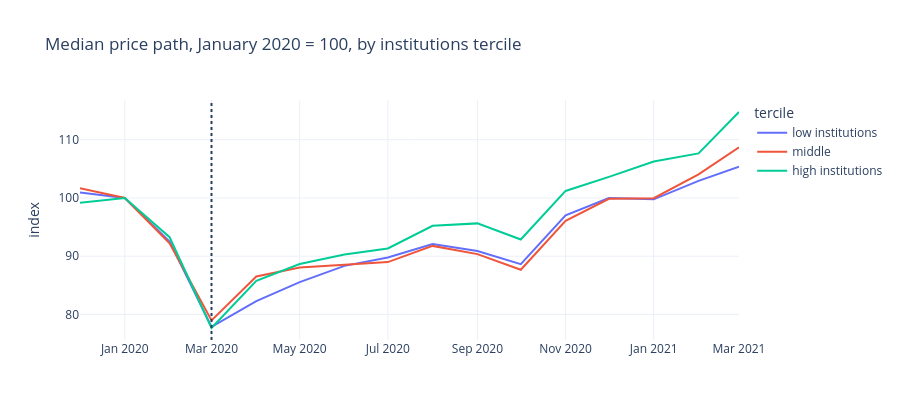

The notebook cell saved with this chart:
### Markdown cell above
## 1 · The crash in the data
Median price path of listed companies in countries with high, middle and low institutions (terciles of the 2019 institutions index), January 2020 = 100.

### Code cell
P = pd.read_parquet(ROOT / "data" / "flat" / "prices_monthly.parquet")
P = P.pivot(index="month", columns="ticker", values="adj_close")
comp = q("SELECT company_id, source_key AS ticker, iso3, sector, market_cap FROM dim_company WHERE source_id = 'YF'")
comp["sector"] = comp.sector.fillna("Unknown"); comp["size_rank"] = comp.groupby("iso3").market_cap.rank(pct=True)
lag = prep.country_year_lagged(country)
l20 = lag[lag.year == 2020].set_index("iso3")
comp = comp.join(l20[["inst_z", "dev_z", "gdp_growth_z", "gov_debt_gdp_z", "private_credit_gdp_z", "trade_gdp_z"]], on="iso3")
comp = comp[comp.ticker.isin(P.columns)].set_index("ticker")
m = lambda s: pd.Timestamp(s)
def window(a, b):
    return (P.loc[m(b)] / P.loc[m(a)] - 1) * 100
comp["crash"] = window("2020-01-01", "2020-03-01")             # end Jan -> end Mar 2020
comp["crash_feb"] = window("2020-02-01", "2020-03-01")         # end Feb -> end Mar (cleaner, shorter)
comp["crash_apr"] = window("2020-01-01", "2020-04-01")         # to end April
comp["recovery"] = window("2020-03-01", "2020-12-01")          # end Mar -> end Dec 2020
for c in ["crash", "crash_feb", "crash_apr", "recovery"]:
    lo, hi = comp[c].quantile(prep.WINSOR); comp[c] = comp[c].clip(lo, hi)
comp = comp.reset_index()
comp["tercile"] = pd.qcut(comp.inst_z, 3, labels=["low institutions", "middle", "high institutions"])
base = P.loc[m("2020-01-01")]
path = (P.loc["2019-12-01":"2021-03-01"] / base * 100).stack().rename("idx").reset_index().merge(comp[["ticker", "tercile"]], on="ticker")
path = path.groupby(["month", "tercile"], observed=True).idx.median().unstack()
fig = px.line(path, title="Median price path, January 2020 = 100, by institutions tercile", labels={"value": "index", "month": ""}); fig.add_vline(x=pd.Timestamp("2020-03-01"), line_dash="dot")
fig.update_layout(height=420); fig.show()
print(f"{comp.crash.notna().sum():,} companies with prices in Jan and Mar 2020, in {comp.dropna(subset=['crash']).iso3.nunique()} countries. Median crash {comp.crash.median():.1f}%, recovery to December {comp.recovery.median():.1f}%.")

### Figure 1 — Plotly figure (JSON) as saved in the notebook; plotly's stock layout.template omitted (floating-point values rounded to 4 significant figures)
{"data": [{"hovertemplate": "tercile=low institutions<br>=%{x}<br>index=%{y}<extra></extra>", "legendgroup": "low institutions", "line": {"color": "#636efa", "dash": "solid"}, "marker": {"symbol": "circle"}, "mode": "lines", "name": "low institutions", "orientation": "v", "showlegend": true, "type": "scatter", "x": ["2019-12-01T00:00:00.000000", "2020-01-01T00:00:00.000000", "2020-02-01T00:00:00.000000", "2020-03-01T00:00:00.000000", "2020-04-01T00:00:00.000000", "2020-05-01T00:00:00.000000", "2020-06-01T00:00:00.000000", "2020-07-01T00:00:00.000000", "2020-08-01T00:00:00.000000", "2020-09-01T00:00:00.000000", "2020-10-01T00:00:00.000000", "2020-11-01T00:00:00.000000", "2020-12-01T00:00:00.000000", "2021-01-01T00:00:00.000000", "2021-02-01T00:00:00.000000", "2021-03-01T00:00:00.000000"], "xaxis": "x", "y": [100.9, 100.0, 92.52, 77.85, 82.3, 85.54, 88.34, 89.77, 92.08, 90.91, 88.64, 97.01, 100.0, 99.77, 102.9, 105.4], "yaxis": "y"}, {"hovertemplate": "tercile=middle<br>=%{x}<br>index=%{y}<extra></extra>", "legendgroup": "middle", "line": {"color": "#EF553B", "dash": "solid"}, "marker": {"symbol": "circle"}, "mode": "lines", "name": "middle", "orientation": "v", "showlegend": true, "type": "scatter", "x": ["2019-12-01T00:00:00.000000", "2020-01-01T00:00:00.000000", "2020-02-01T00:00:00.000000", "2020-03-01T00:00:00.000000", "2020-04-01T00:00:00.000000", "2020-05-01T00:00:00.000000", "2020-06-01T00:00:00.000000", "2020-07-01T00:00:00.000000", "2020-08-01T00:00:00.000000", "2020-09-01T00:00:00.000000", "2020-10-01T00:00:00.000000", "2020-11-01T00:00:00.000000", "2020-12-01T00:00:00.000000", "2021-01-01T00:00:00.000000", "2021-02-01T00:00:00.000000", "2021-03-01T00:00:00.000000"], "xaxis": "x", "y": [101.7, 100.0, 92.21, 78.97, 86.51, 88.05, 88.51, 88.99, 91.77, 90.36, 87.67, 96.06, 99.86, 99.97, 104.1, 108.7], "yaxis": "y"}, {"hovertemplate": "tercile=high institutions<br>=%{x}<br>index=%{y}<extra></extra>", "legendgroup": "high institutions", "line": {"color": "#00cc96", "dash": "solid"}, "marker": {"symbol": "circle"}, "mode": "lines", "name": "high institutions", "orientation": "v", "showlegend": true, "type": "scatter", "x": ["2019-12-01T00:00:00.000000", "2020-01-01T00:00:00.000000", "2020-02-01T00:00:00.000000", "2020-03-01T00:00:00.000000", "2020-04-01T00:00:00.000000", "2020-05-01T00:00:00.000000", "2020-06-01T00:00:00.000000", "2020-07-01T00:00:00.000000", "2020-08-01T00:00:00.000000", "2020-09-01T00:00:00.000000", "2020-10-01T00:00:00.000000", "2020-11-01T00:00:00.000000", "2020-12-01T00:00:00.000000", "2021-01-01T00:00:00.000000", "2021-02-01T00:00:00.000000", "2021-03-01T00:00:00.000000"], "xaxis": "x", "y": [99.17, 100.0, 93.26, 77.67, 85.77, 88.65, 90.28, 91.33, 95.22, 95.64, 92.86, 101.2, 103.6, 106.3, 107.6, 114.8], "yaxis": "y"}], "layout": {"height": 420, "legend": {"title": {"text": "tercile"}, "tracegroupgap": 0}, "shapes": [{"line": {"dash": "dot"}, "type": "line", "x0": "2020-03-01T00:00:00", "x1": "2020-03-01T00:00:00", "xref": "x", "y0": 0, "y1": 1, "yref": "y domain"}], "title": {"text": "Median price path, January 2020 = 100, by institutions tercile"}, "xaxis": {"anchor": "y", "domain": [0.0, 1.0], "title": {"text": ""}}, "yaxis": {"anchor": "x", "domain": [0.0, 1.0], "title": {"text": "index"}}}}
